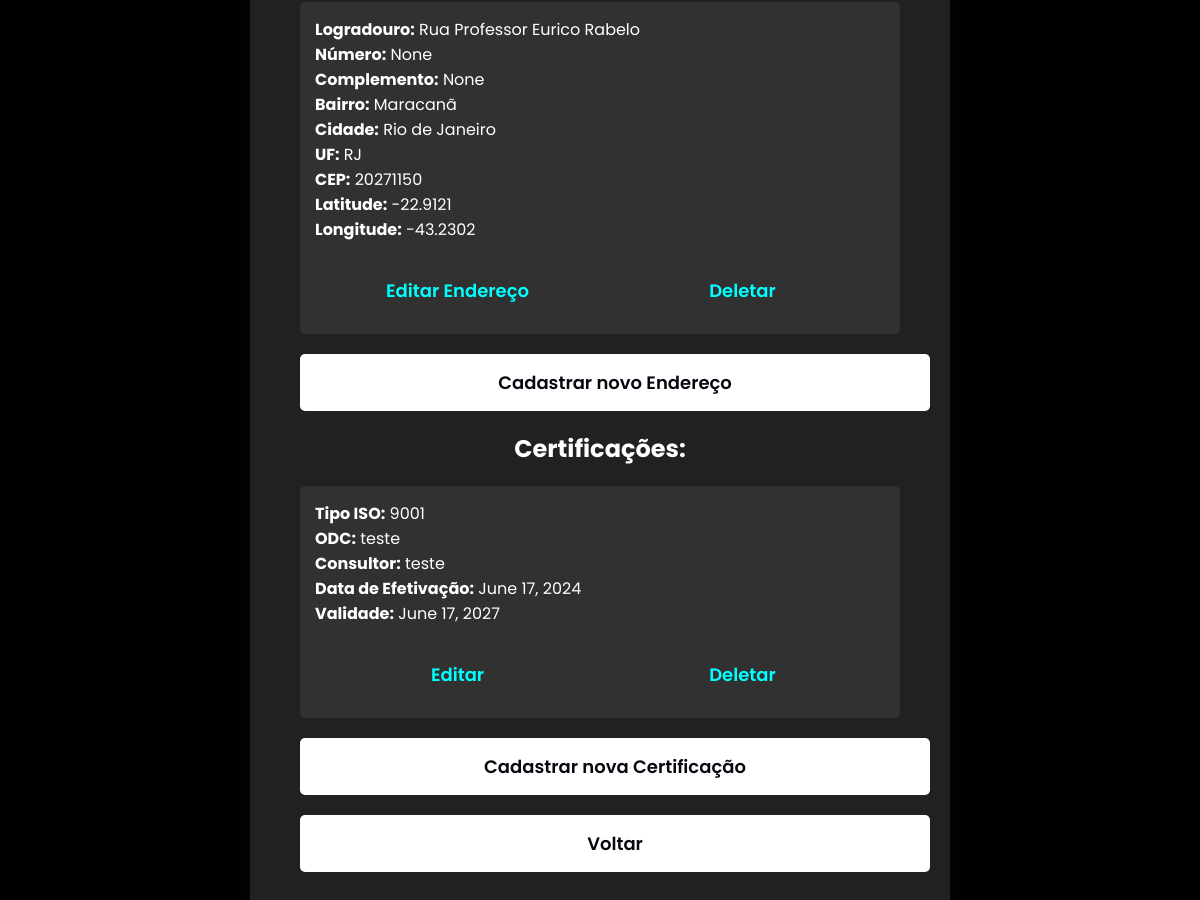
Before: /clientes/View/33 (signed in, lower part) with the older database file.
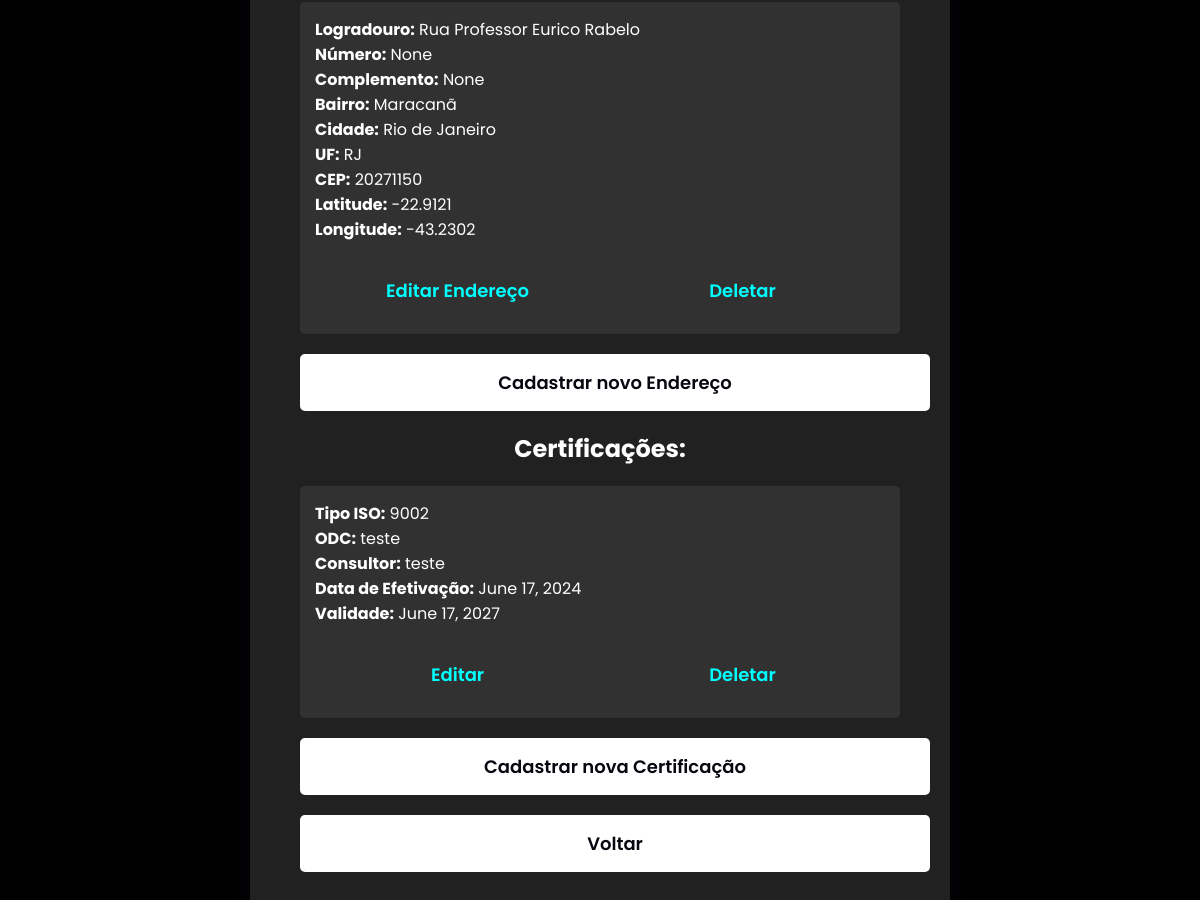
After: the same page with the newer database file.
### mapa/models.py (models this page shows)
class ISO(models.Model):
    empresa = models.ForeignKey(Empresa, on_delete=models.CASCADE, related_name='certificacoes')
    iso_type = models.CharField(max_length=50)
    odc = models.CharField(max_length=50)
    consultor = models.CharField(max_length=255)
    data_efetivacao = models.DateField()
    validade = models.DateField()

### mapa/views.py (the view)
# urls.py: path('clientes/View/<int:pk>', empresa_detail,name='empresa_detail'),
@login_required
def empresa_detail(request, pk):
    empresa = get_object_or_404(Empresa, pk=pk)
    return render(request, './customer_detail_with_details.html', {'empresa': empresa})

### mapa/templates/customer_detail_with_details.html (shortened to what this page needs)
<!DOCTYPE html>
<html lang="pt-br">
<head>
    <link rel="stylesheet" href="https://cdnjs.cloudflare.com/ajax/libs/font-awesome/5.15.4/css/all.min.css">
</head>
<body>
    <div class="container">
        <ul>
            {% for endereco in empresa.enderecos.all %}
                <li>
                    <strong>Logradouro:</strong> {{ endereco.logradouro }}<br>
                    <strong>Número:</strong> {{ endereco.numero }}<br>
                    <strong>Complemento:</strong> {{ endereco.complemento }}<br>
                    <strong>Bairro:</strong> {{ endereco.bairro }}<br>
                    <strong>Cidade:</strong> {{ endereco.cidade }}<br>
                    <strong>UF:</strong> {{ endereco.uf }}<br>
                    <strong>CEP:</strong> {{ endereco.cep }}<br>
                    <strong>Latitude:</strong> {{ endereco.latitude }}<br>
                    <strong>Longitude:</strong> {{ endereco.longitude }}<br>
                    <div class="nomebom">
                        <a href="{% url 'endereco_edit' empresa.pk endereco.pk %}">Editar Endereço</a>
                        <a href="{% url 'endereco_delete' empresa.pk endereco.pk %}" class="botoes">Deletar</a>
                    </div>
                </li>
            {% empty %}
                <li>Essa empresa não tem endereços cadastrados.</li>
            {% endfor %}
        </ul>
        <a href="{% url 'endereco_create' empresa.pk %}" class="button">Cadastrar novo Endereço</a>
        <h2>Certificações:</h2>
        <ul>
            {% for certificacao in empresa.certificacoes.all %}
                <li>
                    <strong>Tipo ISO:</strong> {{ certificacao.iso_type }}<br>
                    <strong>ODC:</strong> {{ certificacao.odc }}<br>
                    <strong>Consultor:</strong> {{ certificacao.consultor }}<br>
                    <strong>Data de Efetivação:</strong> {{ certificacao.data_efetivacao }}<br>
                    <strong>Validade:</strong> {{ certificacao.validade }}<br>
                    <div class="nomebom">
                        <a href="{% url 'iso_edit' empresa.pk certificacao.pk%}" class="botoes">Editar</a>
                        <a href="{% url 'iso_delete' empresa.pk certificacao.pk%}" class="botoes">Deletar</a>
                    </div>
                </li>
            {% empty %}
                <li>Não foram encontradas certificações para essa empresa!</li>
            {% endfor %}
        </ul>
        <a href="{% url 'iso_create' empresa.pk %}" class="button">Cadastrar nova Certificação</a>
        <a href="{% url 'empresaList' %}" class="button">Voltar</a>
    </div>
</body>
</html>

Changed rows visible on the page:
changed ISO "teste": iso_type "9001" → "9002"
